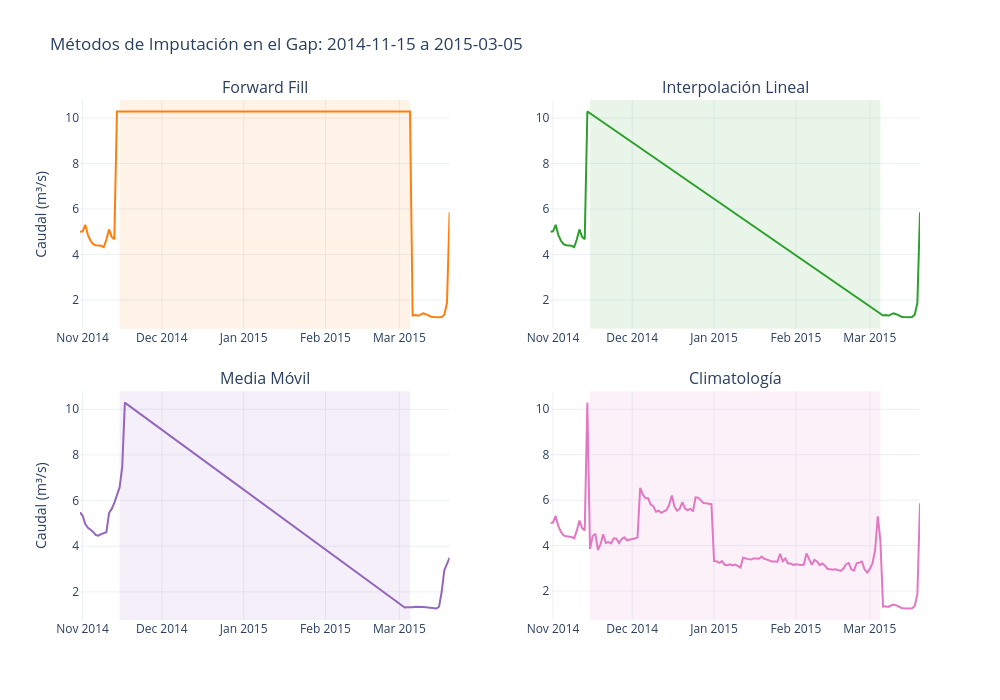
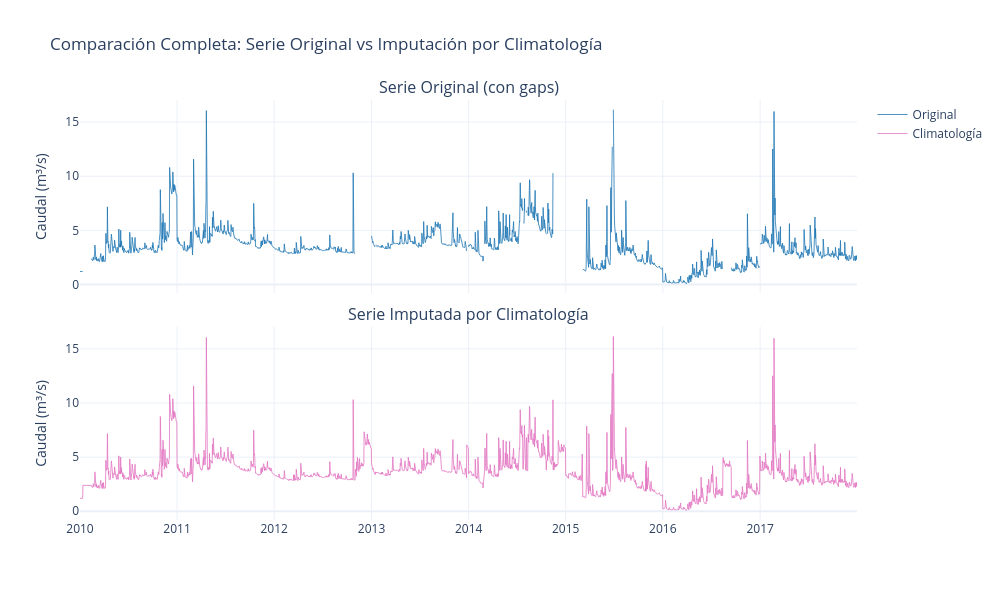

Notebook code for these charts, in order:
### Markdown cell above
**Comportamiento en los Gaps:** En las zonas donde la línea azul desaparece (huecos de datos), la línea roja crea una curva suave. A diferencia de la Interpolación Lineal (que es una línea recta rígida), la Media Móvil intenta seguir la inercia de los datos que vienen antes y después.

- Ventaja: La Media Móvil es más robusta frente a valores atípicos (outliers) que la interpolación lineal, ya que no se deja "arrastrar" tan fuerte por un solo punto extremo.
- Desventaja: Puede "subestimar" los picos de caudal (crecientes del río), lo cual podría ser crítico si tu objetivo fuera predecir inundaciones.

### Code cell
# =============================================================================
# CONCEPTO: Análisis detallado del método CLIMATOLOGÍA ESTACIONAL
# =============================================================================
# El método climatológico es el método propuesto por el profesor.
# Analiza cómo funciona en práctica vs otros métodos.

print("\n" + "="*80)
print("🆕 ANÁLISIS DETALLADO: CLIMATOLOGÍA ESTACIONAL (MÉTODO DEL PROFESOR)")
print("="*80)

# Seleccionar un gap representativo para análisis detallado
gap_analizar = gaps_resumen.iloc[0]  # Gap más largo
fecha_inicio = gap_analizar["Inicio"]
fecha_fin = gap_analizar["Fin"]

print(f"\n📍 Gap Analizado: {fecha_inicio.date()} a {fecha_fin.date()} ({gap_analizar['Días']} días)")
print(f"   Mes/Día: {fecha_inicio.month:02d}-{fecha_inicio.day:02d}")

# Mostrar qué valores históricos se usaron
mes_target = fecha_inicio.month
dia_target = fecha_inicio.day
print(f"\n📅 Valores históricos encontrados para {mes_target:02d}-{dia_target:02d} en años anteriores:")

anos_con_dato = []
for ano in range(2010, fecha_inicio.year):
    try:
        fecha_hist = pd.Timestamp(year=ano, month=mes_target, day=dia_target)
        if fecha_hist in df_full.index and pd.notna(df_full.loc[fecha_hist, "Caudal"]):
            valor = df_full.loc[fecha_hist, "Caudal"]
            anos_con_dato.append((ano, valor))
            print(f"   {ano}: {valor:.3f} m³/s")
    except:
        pass

if anos_con_dato:
    valores = [v for _, v in anos_con_dato]
    promedio = np.mean(valores)
    print(f"\n   ✅ Promedio histórico: {promedio:.3f} m³/s (de {len(anos_con_dato)} años)")
else:
    print(f"   ❌ No hay datos históricos disponibles para esta fecha")

# Comparar climatología con otros métodos en el gap
print(f"\n\n📊 Comparación de métodos dentro del gap ({fecha_inicio.date()} a {fecha_fin.date()}):")
print("-" * 80)

gap_slice = df_imp.loc[fecha_inicio:fecha_fin]
metodos = ["FFill", "Interp_Lineal", "Media_Movil", "Climatologia"]
stats_gap = {}

for metodo in metodos:
    m = gap_slice[metodo].mean()
    s = gap_slice[metodo].std()
    minv = gap_slice[metodo].min()
    maxv = gap_slice[metodo].max()
    stats_gap[metodo] = {"mean": m, "std": s, "min": minv, "max": maxv}
    print(f"{metodo:20s}: media={m:7.3f}, std={s:6.3f}, rango=[{minv:6.3f}, {maxv:6.3f}]")

# Visualización: 4 métodos en el gap + 15 días antes/después
margen = pd.Timedelta(days=15)
inicio_viz = fecha_inicio - margen
fin_viz = fecha_fin + margen
zoom_viz = df_imp.loc[inicio_viz:fin_viz]

fig = make_subplots(rows=2, cols=2,
    subplot_titles=["Forward Fill", "Interpolación Lineal", "Media Móvil", "Climatología"],
    vertical_spacing=0.12, horizontal_spacing=0.12)

metodos_viz = ["FFill", "Interp_Lineal", "Media_Movil", "Climatologia"]
colores_viz = ["#ff7f0e", "#2ca02c", "#9467bd", "#e377c2"]
posiciones = [(1,1), (1,2), (2,1), (2,2)]

for metodo, color, pos in zip(metodos_viz, colores_viz, posiciones):
    row, col = pos

    # Línea del método
    fig.add_trace(go.Scatter(x=zoom_viz.index, y=zoom_viz[metodo],
                  mode="lines", name=metodo, line=dict(color=color, width=2),
                  showlegend=False), row=row, col=col)

    # Área del gap
    fig.add_vrect(x0=fecha_inicio, x1=fecha_fin,
                  fillcolor=color, opacity=0.1, line_width=0, row=row, col=col)

fig.update_layout(title=f"Métodos de Imputación en el Gap: {fecha_inicio.date()} a {fecha_fin.date()}",
                  width=1000, height=700)
fig.update_yaxes(title_text="Caudal (m³/s)", row=1, col=1)
fig.update_yaxes(title_text="Caudal (m³/s)", row=2, col=1)
fig.update_xaxes(title_text="", row=1, col=1)
fig.show()

# Visualización completa: serie original (con gaps) vs serie climatológica imputada
fig_full = make_subplots(
    rows=2, cols=1, shared_xaxes=True,
    subplot_titles=["Serie Original (con gaps)", "Serie Imputada por Climatología"],
    vertical_spacing=0.08
)

fig_full.add_trace(
    go.Scatter(
        x=df_full.index,
        y=df_full["Caudal"],
        mode="lines",
        name="Original",
        line=dict(color="#1f77b4", width=0.8)
    ),
    row=1, col=1
)

fig_full.add_trace(
    go.Scatter(
        x=df_imp.index,
        y=df_imp["Climatologia"],
        mode="lines",
        name="Climatología",
        line=dict(color="#e377c2", width=0.8)
    ),
    row=2, col=1
)

fig_full.update_layout(
    title="Comparación Completa: Serie Original vs Imputación por Climatología",
    width=1000,
    height=600,
    showlegend=True
)
fig_full.update_yaxes(title_text="Caudal (m³/s)", row=1, col=1)
fig_full.update_yaxes(title_text="Caudal (m³/s)", row=2, col=1)
fig_full.show()

print("\n💡 VENTAJAS del método climatológico:")
print("   ✅ Usa la 'memoria histórica' del río en esa época del año")
print("   ✅ Respeta ciclos estacionales: enero ≠ julio")
print("   ✅ Físicamente coherente con hidrología local")
print("   ✅ No necesita asumir linealidad (como Interp_Lineal)")
print("\n⚠️  DESVENTAJAS del método climatológico:")
print("   ❌ Requiere datos históricos: no sirve para primeros años")
print("   ❌ Si hay gaps en múltiples años en la misma fecha → no funciona")
print("   ❌ Más lento computacionalmente (itera sobre años anteriores)")
print("   ❌ Promedia histórico: puede no capturar cambios de tendencia")

### Figure 1 — Plotly figure (JSON) as saved in the notebook; plotly's stock layout.template omitted (floating-point values rounded to 4 significant figures; data arrays with more than 128 entries replaced by an {"elided": "..."} marker saying what was removed)
{"data": [{"line": {"color": "#ff7f0e", "width": 2}, "mode": "lines", "name": "FFill", "showlegend": false, "type": "scatter", "x": {"elided": "141 str values"}, "xaxis": "x", "y": {"elided": "141 float values"}, "yaxis": "y"}, {"line": {"color": "#2ca02c", "width": 2}, "mode": "lines", "name": "Interp_Lineal", "showlegend": false, "type": "scatter", "x": {"elided": "141 str values"}, "xaxis": "x2", "y": {"elided": "141 float values"}, "yaxis": "y2"}, {"line": {"color": "#9467bd", "width": 2}, "mode": "lines", "name": "Media_Movil", "showlegend": false, "type": "scatter", "x": {"elided": "141 str values"}, "xaxis": "x3", "y": {"elided": "141 float values"}, "yaxis": "y3"}, {"line": {"color": "#e377c2", "width": 2}, "mode": "lines", "name": "Climatologia", "showlegend": false, "type": "scatter", "x": {"elided": "141 str values"}, "xaxis": "x4", "y": {"elided": "141 float values"}, "yaxis": "y4"}], "layout": {"annotations": [{"font": {"size": 16}, "showarrow": false, "text": "Forward Fill", "x": 0.22, "xanchor": "center", "xref": "paper", "y": 1, "yanchor": "bottom", "yref": "paper"}, {"font": {"size": 16}, "showarrow": false, "text": "Interpolación Lineal", "x": 0.78, "xanchor": "center", "xref": "paper", "y": 1, "yanchor": "bottom", "yref": "paper"}, {"font": {"size": 16}, "showarrow": false, "text": "Media Móvil", "x": 0.22, "xanchor": "center", "xref": "paper", "y": 0.44, "yanchor": "bottom", "yref": "paper"}, {"font": {"size": 16}, "showarrow": false, "text": "Climatología", "x": 0.78, "xanchor": "center", "xref": "paper", "y": 0.44, "yanchor": "bottom", "yref": "paper"}], "height": 700, "shapes": [{"fillcolor": "#ff7f0e", "line": {"width": 0}, "opacity": 0.1, "type": "rect", "x0": "2014-11-15T00:00:00", "x1": "2015-03-05T00:00:00", "xref": "x", "y0": 0, "y1": 1, "yref": "y domain"}, {"fillcolor": "#2ca02c", "line": {"width": 0}, "opacity": 0.1, "type": "rect", "x0": "2014-11-15T00:00:00", "x1": "2015-03-05T00:00:00", "xref": "x2", "y0": 0, "y1": 1, "yref": "y2 domain"}, {"fillcolor": "#9467bd", "line": {"width": 0}, "opacity": 0.1, "type": "rect", "x0": "2014-11-15T00:00:00", "x1": "2015-03-05T00:00:00", "xref": "x3", "y0": 0, "y1": 1, "yref": "y3 domain"}, {"fillcolor": "#e377c2", "line": {"width": 0}, "opacity": 0.1, "type": "rect", "x0": "2014-11-15T00:00:00", "x1": "2015-03-05T00:00:00", "xref": "x4", "y0": 0, "y1": 1, "yref": "y4 domain"}], "title": {"text": "Métodos de Imputación en el Gap: 2014-11-15 a 2015-03-05"}, "width": 1000, "xaxis": {"anchor": "y", "domain": [0, 0.44], "title": {"text": ""}}, "xaxis2": {"anchor": "y2", "domain": [0.56, 1]}, "xaxis3": {"anchor": "y3", "domain": [0, 0.44]}, "xaxis4": {"anchor": "y4", "domain": [0.56, 1]}, "yaxis": {"anchor": "x", "domain": [0.56, 1], "title": {"text": "Caudal (m³/s)"}}, "yaxis2": {"anchor": "x2", "domain": [0.56, 1]}, "yaxis3": {"anchor": "x3", "domain": [0, 0.44], "title": {"text": "Caudal (m³/s)"}}, "yaxis4": {"anchor": "x4", "domain": [0, 0.44]}}}

### Figure 2 — Plotly figure (JSON) as saved in the notebook; plotly's stock layout.template omitted (floating-point values rounded to 4 significant figures; data arrays with more than 128 entries replaced by an {"elided": "..."} marker saying what was removed)
{"data": [{"line": {"color": "#1f77b4", "width": 0.8}, "mode": "lines", "name": "Original", "type": "scatter", "x": {"elided": "2922 str values"}, "xaxis": "x", "y": {"elided": "2922 float values"}, "yaxis": "y"}, {"line": {"color": "#e377c2", "width": 0.8}, "mode": "lines", "name": "Climatología", "type": "scatter", "x": {"elided": "2922 str values"}, "xaxis": "x2", "y": {"elided": "2922 float values"}, "yaxis": "y2"}], "layout": {"annotations": [{"font": {"size": 16}, "showarrow": false, "text": "Serie Original (con gaps)", "x": 0.5, "xanchor": "center", "xref": "paper", "y": 1, "yanchor": "bottom", "yref": "paper"}, {"font": {"size": 16}, "showarrow": false, "text": "Serie Imputada por Climatología", "x": 0.5, "xanchor": "center", "xref": "paper", "y": 0.46, "yanchor": "bottom", "yref": "paper"}], "height": 600, "showlegend": true, "title": {"text": "Comparación Completa: Serie Original vs Imputación por Climatología"}, "width": 1000, "xaxis": {"anchor": "y", "domain": [0, 1], "matches": "x2", "showticklabels": false}, "xaxis2": {"anchor": "y2", "domain": [0, 1]}, "yaxis": {"anchor": "x", "domain": [0.54, 1], "title": {"text": "Caudal (m³/s)"}}, "yaxis2": {"anchor": "x2", "domain": [0, 0.46], "title": {"text": "Caudal (m³/s)"}}}}
